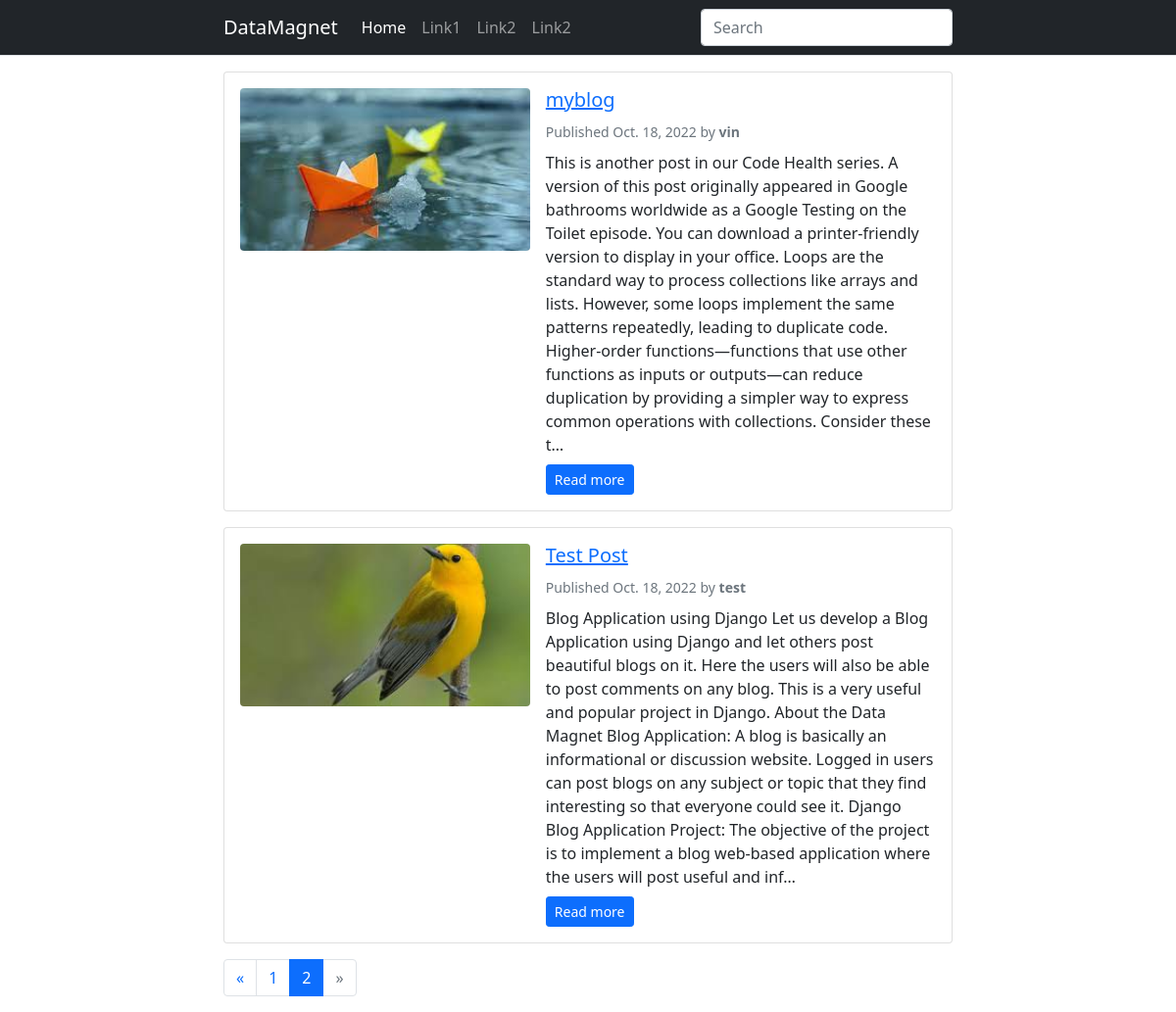
Screenshot of /?page=2 with the database file from the repository.
### home/models.py (models this page shows, shortened)
class Post(models.Model):
    STATUS_CHOICES = (
    ('draft', 'Draft'),
    ('published', 'Published'),
    )
    title = models.CharField(max_length=250)
    slug = models.SlugField(max_length=250, unique_for_date='publish')
    author = models.ForeignKey(User,on_delete=models.CASCADE,related_name='blog_posts')
    body = RichTextUploadingField()
    image = models.ImageField(upload_to='featured_image/%Y/%m/%d/')
    publish = models.DateTimeField(default=timezone.now)
    created = models.DateTimeField(auto_now_add=True)
    updated = models.DateTimeField(auto_now=True)
    status = models.CharField(max_length=10,choices=STATUS_CHOICES,default='draft')
    class Meta:
        ordering = ('-publish',)
    objects = models.Manager() #default manager
    published = PublishedManager() #custom manager
    def get_absolute_url(self):
        return reverse('home:post_detail',args=[self.slug])

### home/views.py (the view)
# urls.py: path('',views.post_list,name="post_list"),
def post_list(request):
    posts = Post.published.all()
    paginator = Paginator(posts, 5) # 10 posts in each page
    page = request.GET.get('page')
    try:
        posts = paginator.page(page)
    except PageNotAnInteger:
        posts = paginator.page(1)
    except EmptyPage:
        posts = paginator.page(paginator.num_pages)
    return render(request,'post_list.html',{'posts':posts, page:'pages'})

### home/models.py (called while the page is built)
    def get_queryset(self):
        return super(PublishedManager,self).get_queryset().filter(status='published')

### templates/post_list.html
{% extends 'base.html' %}
{% block content %}
    {% for post in posts %}
    <div class="card mb-3">
        <div class="card-body">
            <div class="row g-0">
                <div class="col-md-5">
                    <div class="ratio ratio-16x9">
						<img src="{{ post.image.url }}" class="rounded featured-image-list" alt="{{post.title}}">
                    </div>
                </div>
                <div class="col-md-7 ps-md-3 pt-3 pt-md-0 d-flex flex-column">
                        <h2 class="card-title h5">
                                <a href="{{ post.get_absolute_url }}">
                                {{ post.title }}
                                </a>
                        </h2>
                        <div class="text-muted">
                            <small>
                                Published {{ post.publish.date }} by <strong>{{ post.author }}</strong>
                            </small>
                        </div>
                        <p class="card-text mb-auto py-2">{{ post.body|safe|striptags|truncatechars:600 }}</p>
                        <div>
                            <a href="{{ post.get_absolute_url }}" class="btn btn-primary btn-sm">Read more</a>
                        </div>
                </div>
            </div>
        </div>
    </div>
    {% endfor %}
	{% include "pagination.html" with page=posts %}
{% endblock content %}

### static/style.css (style rules this page uses)
.featured-image-list { object-fit: cover; }

### rows the page displays
Post: image (picture), title "myblog", publish "Oct. 18, 2022", author "vin", body "This is another post in our Code Health series. A version of this post originally appeared in Google bathrooms worldwide as a Google Testing on the Toilet episode. You can download a printer-friendly version to display in your office. Loops are the standard way to process collections like arrays and lists. However, some loops implement the same patterns repeatedly, leading to duplicate code. Higher-order functions—functions that use other functions as inputs or outputs—can reduce duplication by providing a simpler way to express common operations with collections. Consider these t…"
Post: image (picture), title "Test Post", publish "Oct. 18, 2022", author "test", body "Blog Application using Django Let us develop a Blog Application using Django and let others post beautiful blogs on it. Here the users will also be able to post comments on any blog. This is a very useful and popular project in Django. About the Data Magnet Blog Application: A blog is basically an informational or discussion website. Logged in users can post blogs on any subject or topic that they find interesting so that everyone could see it. Django Blog Application Project: The objective of the project is to implement a blog web-based application where the users will post useful and inf…"

### other values shown
{{ i }} "1"
{{ i }} "2"
